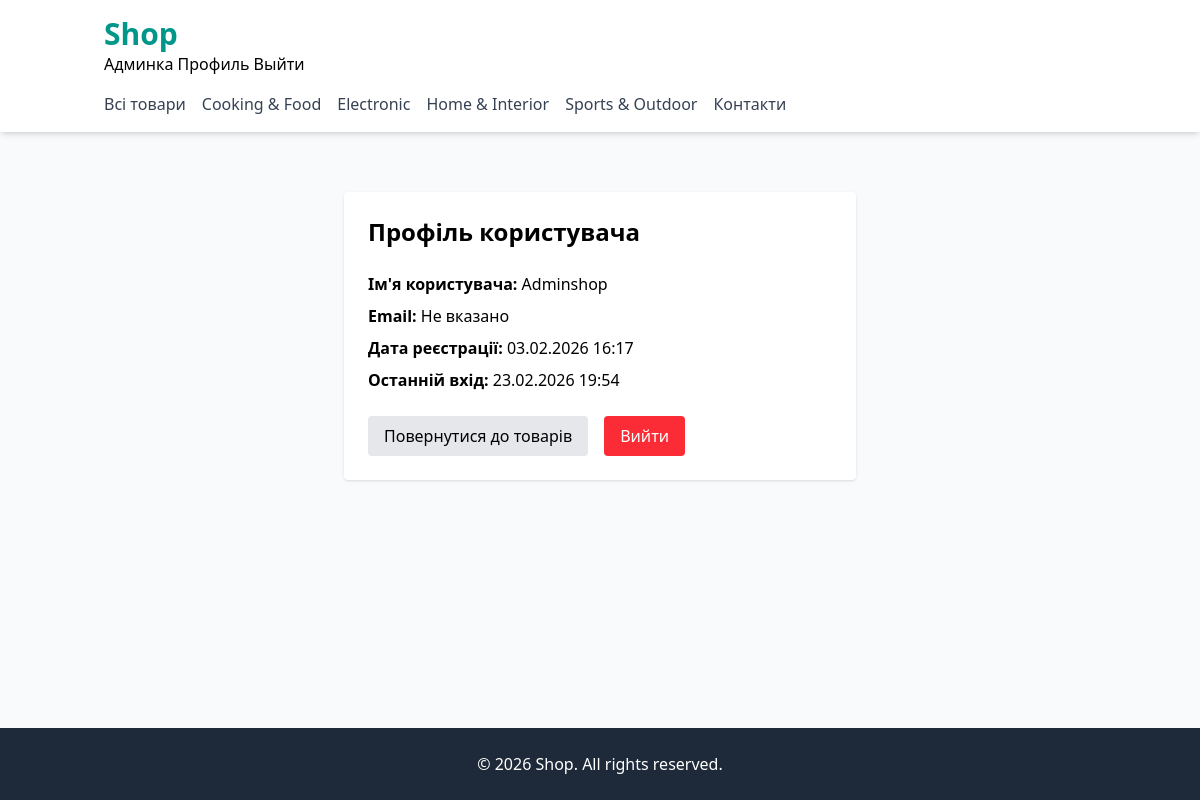
Page /profile/ (signed in) on the committed database.
### apps/main/models.py (models this page shows, shortened)
class Category(models.Model):
    name = models.CharField(max_length=100, db_index=True, verbose_name="Назва категорії")
    slug = models.SlugField(max_length=100, unique=True, verbose_name="Слаг")
    description = models.TextField(blank=True, verbose_name="Опис")
    image = models.ImageField(upload_to="categories/", blank=True, verbose_name="Зображення")
    is_active = models.BooleanField(default=True)
    class Meta:
        ordering = ["name"]
        verbose_name = "Категорія"
        verbose_name_plural = "Категорії"
    def get_absolute_url(self):
        return reverse("main:product_list_by_category", args=[self.slug])

### apps/accounts/views.py (the view)
# urls.py: path('profile/', profile_view, name='profile'),
@login_required(login_url='accounts:login')
def profile_view(request):
    categories = Category.objects.all()
    return render(request, 'accounts/profile.html', {
        'user': request.user,
        'categories': categories,
    })

### apps/accounts/views.py (called while the page is built)
    def __call__(self, request):
        if request.path.startswith('/admin/'):
            if not request.user.is_authenticated or not request.user.is_staff:
                return redirect('main:product_list')
        return self.get_response(request)

### apps/accounts/templates/accounts/profile.html (shortened to what this page needs)
{% extends "base.html" %}
{% load static %}
{% block content %}
<div class="max-w-lg mx-auto mt-16 p-6 bg-white rounded shadow">
  <h1 class="text-2xl font-bold mb-6">Профіль користувача</h1>
  <ul class="mb-6 space-y-2">
    <li><strong>Ім'я користувача:</strong> {{ user.username }}</li>
    <li><strong>Email:</strong> {{ user.email|default:"Не вказано" }}</li>
    <li><strong>Дата реєстрації:</strong> {{ user.date_joined|date:"d.m.Y H:i" }}</li>
    <li><strong>Останній вхід:</strong> {{ user.last_login|date:"d.m.Y H:i" }}</li>
  </ul>
  <div class="flex gap-4">
    <a href="{% url 'main:product_list' %}" class="bg-gray-200 hover:bg-gray-300 px-4 py-2 rounded">Повернутися до товарів</a>
    <a href="{% url 'accounts:logout' %}" class="bg-red-500 hover:bg-red-600 text-white px-4 py-2 rounded">Вийти</a>
  </div>
</div>
{% endblock %}

### apps/main/templates/base.html (shortened to what this page needs)
{% load static %}
<!DOCTYPE html>
<html lang="uk">
<link href="https://cdnjs.cloudflare.com/ajax/libs/font-awesome/6.5.1/css/all.min.css" rel="stylesheet">
<head>
    <script src="https://cdn.jsdelivr.net/npm/@tailwindcss/browser@4"></script>
    <link rel="stylesheet" href="{% static 'css/style.css' %}">
</head>
<body class="bg-gray-50 min-h-screen flex flex-col">
<div class="flex flex-col min-h-screen">
<header class="bg-white shadow-md fixed top-0 left-0 right-0 z-50">
    <div class="container mx-auto px-4 py-4">
        <div class="flex items-center justify-between">
            <h1 class="text-3xl font-bold text-teal-600">
                <a href="{% url 'main:product_list' %}">Shop</a>
            </h1>
        </div>
        <div class="auth-buttons">
            {% if user.is_authenticated %}
                {% if user.is_staff %}
                <a href="{% url 'admin:index' %}">Админка</a>
                {% endif %}
                <a href="{% url 'accounts:profile' %}">Профиль</a>
                <a href="{% url 'accounts:logout' %}">Выйти</a>
            {% else %}
                <a href="{% url 'accounts:login' %}">Вход</a>
                <a href="{% url 'accounts:register' %}">Регистрация</a>
            {% endif %}
        </div>
        <nav class="mt-4">
            <ul class="flex flex-wrap gap-4">
                <li>
                    <a href="{% url 'main:product_list' %}"
                    class="text-gray-700 hover:text-teal-600 font-medium transition-colors">
                        Всі товари
                    </a>
                </li>
                {% for cat in categories %}
                    <li>
                        <a href="{{ cat.get_absolute_url }}"
                        class="text-gray-700 hover:text-teal-600 font-medium transition-colors">
                            {{ cat.name }}
                        </a>
                    </li>
                {% endfor %}
                <li>
                    <a href="{% url 'contact:contact' %}"
                    class="text-gray-700 hover:text-blue-600 font-medium transition-colors">
                        Контакти
                    </a>
                </li>
            </ul>
        </nav>
    </div>
</header>
<main class="flex-1 container mx-auto px-4 py-8 pt-32">
    {% block content %}{% endblock %}
</main>
<footer class="bg-gray-800 text-white py-6 mt-auto">
    <div class="container mx-auto px-4 text-center">
        &copy; 2026 Shop. All rights reserved.
    </div>
</footer>
</div>
</body>
</html>

### rows in the picture
Category: name "Cooking & Food"
Category: name "Electronic"
Category: name "Home & Interior"
Category: name "Sports & Outdoor"

### other values in the picture
{{ user.username }} "Adminshop"
{{ user.email|default:"Не вказано" }} "Не вказано"
{{ user.date_joined|date:"d.m.Y H:i" }} "03.02.2026 16:17"
{{ user.last_login|date:"d.m.Y H:i" }} "23.02.2026 19:54"
